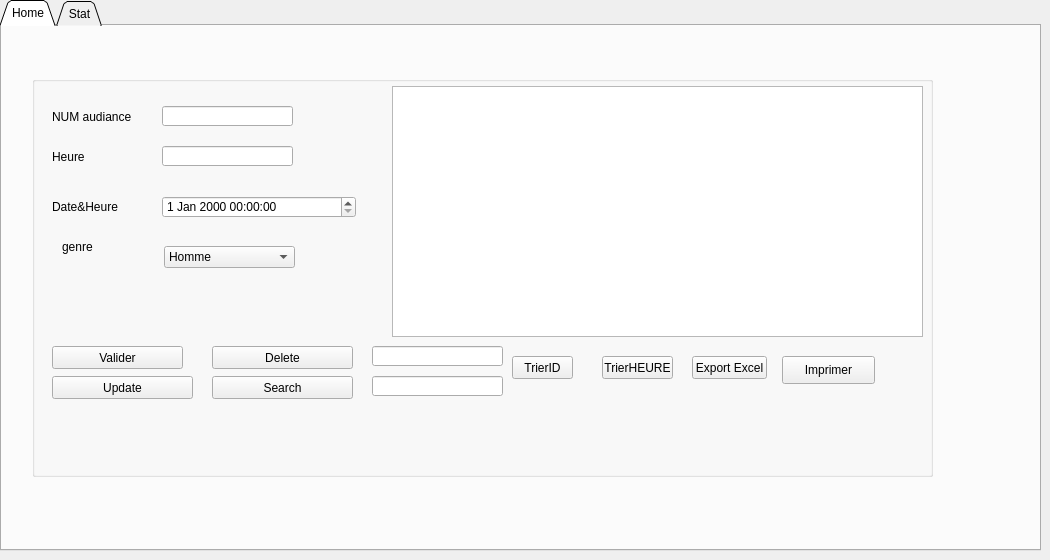
    <widget class="QWidget" name="bechir">
     <widget class="QTabWidget" name="tabWidget_3">
      <property name="geometry">
       <rect>
        <x>0</x>
        <y>0</y>
        <width>1041</width>
        <height>551</height>
       </rect>
      </property>
      <property name="tabShape">
       <enum>QTabWidget::Triangular</enum>
      </property>
      <property name="currentIndex">
       <number>0</number>
      </property>
      <property name="tabBarAutoHide">
       <bool>false</bool>
      </property>
      <widget class="QWidget" name="AjouterAudiance">
       <attribute name="title">
        <string>Home</string>
       </attribute>
       <widget class="QGroupBox" name="groupBox_14">
        <property name="geometry">
         <rect>
          <x>30</x>
          <y>50</y>
          <width>901</width>
          <height>401</height>
         </rect>
        </property>
        <property name="title">
         <string/>
        </property>
        <widget class="QLineEdit" name="lineEdit_id">
         <property name="geometry">
          <rect>
           <x>130</x>
           <y>30</y>
           <width>131</width>
           <height>20</height>
          </rect>
         </property>
        </widget>
        <widget class="QLineEdit" name="lineEdit_heure">
         <property name="geometry">
          <rect>
           <x>130</x>
           <y>70</y>
           <width>131</width>
           <height>20</height>
          </rect>
         </property>
        </widget>
        <widget class="QDateTimeEdit" name="dateTimeEdit">
         <property name="geometry">
          <rect>
           <x>130</x>
           <y>120</y>
           <width>194</width>
           <height>22</height>
          </rect>
         </property>
        </widget>
        <widget class="QPushButton" name="Valider">
         <property name="geometry">
          <rect>
           <x>20</x>
           <y>270</y>
           <width>131</width>
           <height>23</height>
          </rect>
         </property>
         <property name="text">
          <string>Valider</string>
         </property>
        </widget>
        <widget class="QLabel" name="label">
         <property name="geometry">
          <rect>
           <x>20</x>
           <y>30</y>
           <width>81</width>
           <height>21</height>
          </rect>
         </property>
         <property name="text">
          <string>NUM audiance</string>
         </property>
        </widget>
        <widget class="QLabel" name="label_41">
         <property name="geometry">
          <rect>
           <x>20</x>
           <y>70</y>
           <width>81</width>
           <height>21</height>
          </rect>
         </property>
         <property name="text">
          <string>Heure </string>
         </property>
        </widget>
        <widget class="QLabel" name="label_42">
         <property name="geometry">
          <rect>
           <x>20</x>
           <y>120</y>
           <width>81</width>
           <height>21</height>
          </rect>
         </property>
         <property name="text">
          <string>Date&amp;Heure</string>
         </property>
        </widget>
        <widget class="QTableView" name="tab">
         <property name="geometry">
          <rect>
           <x>360</x>
           <y>10</y>
           <width>531</width>
           <height>251</height>
          </rect>
         </property>
        </widget>
        <widget class="QPushButton" name="Update">
         <property name="geometry">
          <rect>
           <x>20</x>
           <y>300</y>
           <width>141</width>
           <height>23</height>
          </rect>
         </property>
         <property name="text">
          <string>Update</string>
         </property>
        </widget>
        <widget class="QPushButton" name="Update_2">
         <property name="geometry">
          <rect>
           <x>180</x>
           <y>270</y>
           <width>141</width>
           <height>23</height>
          </rect>
         </property>
         <property name="text">
          <string>Delete</string>
         </property>
        </widget>
        <widget class="QPushButton" name="pushButton_search_bechir">
         <property name="geometry">
          <rect>
           <x>180</x>
           <y>300</y>
           <width>141</width>
           <height>23</height>
          </rect>
         </property>
         <property name="text">
          <string>Search</string>
         </property>
        </widget>
        <widget class="QLineEdit" name="lineEdit_recherche">
         <property name="geometry">
          <rect>
           <x>340</x>
           <y>300</y>
           <width>131</width>
           <height>20</height>
          </rect>
         </property>
        </widget>
        <widget class="QPushButton" name="pushButton_2">
         <property name="geometry">
          <rect>
           <x>480</x>
           <y>280</y>
           <width>61</width>
           <height>23</height>
          </rect>
         </property>
         <property name="text">
          <string>TrierID</string>
         </property>
        </widget>
        <widget class="QPushButton" name="pushButton_4">
         <property name="geometry">
          <rect>
           <x>570</x>
           <y>280</y>
           <width>71</width>
           <height>23</height>
          </rect>
         </property>
         <property name="text">
          <string>TrierHEURE</string>
         </property>
        </widget>
        <widget class="QLineEdit" name="le_id_sup">
         <property name="geometry">
          <rect>
           <x>340</x>
           <y>270</y>
           <width>131</width>
           <height>20</height>
          </rect>
         </property>
        </widget>
        <widget class="QPushButton" name="pushButton_6">
         <property name="geometry">
          <rect>
           <x>660</x>
           <y>280</y>
           <width>75</width>
           <height>23</height>
          </rect>
         </property>
         <property name="text">
          <string>Export Excel</string>
         </property>
        </widget>
        <widget class="QPushButton" name="pushButton_3">
         <property name="geometry">
          <rect>
           <x>750</x>
           <y>280</y>
           <width>93</width>
           <height>28</height>
          </rect>
         </property>
         <property name="text">
          <string>Imprimer</string>
         </property>
        </widget>
        <widget class="QLabel" name="label_43">
         <property name="geometry">
          <rect>
           <x>30</x>
           <y>160</y>
           <width>81</width>
           <height>21</height>
          </rect>
         </property>
         <property name="text">
          <string>genre</string>
         </property>
        </widget>
        <widget class="QComboBox" name="c_genre">
         <property name="geometry">
          <rect>
           <x>132</x>
           <y>170</y>
           <width>131</width>
           <height>22</height>
          </rect>
         </property>
         <item>
          <property name="text">
           <string>Homme</string>
          </property>
         </item>
         <item>
          <property name="text">
           <string>Femme</string>
          </property>
         </item>
        </widget>
       </widget>
      </widget>
      <widget class="QWidget" name="tab_14">
       <attribute name="title">
        <string>Stat</string>
       </attribute>
       <widget class="QLabel" name="statistiques_2">
        <property name="geometry">
         <rect>
          <x>20</x>
          <y>20</y>
          <width>841</width>
          <height>261</height>
         </rect>
        </property>
        <property name="text">
         <string/>
        </property>
       </widget>
       <widget class="QPushButton" name="pushButton_5">
        <property name="geometry">
         <rect>
          <x>170</x>
          <y>330</y>
          <width>93</width>
          <height>28</height>
         </rect>
        </property>
        <property name="text">
         <string>stat</string>
        </property>
       </widget>
      </widget>
     </widget>
    </widget>
